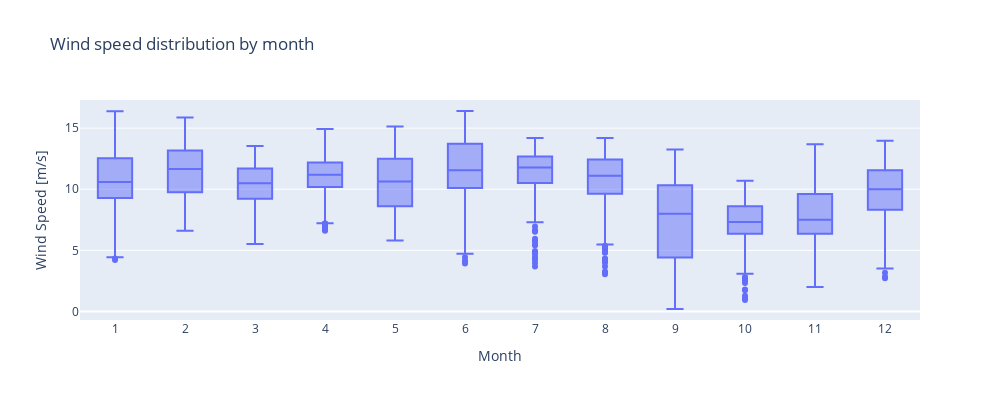

Here is the notebook cell this chart was saved with:
### Code cell
fig = px.box(data_frame= wind_speed2,
             x= 'month',
             y= 'wind_speed', 
             title= 'Wind speed distribution by month',
             labels= {'wind_speed': 'Wind Speed [m/s]',
                      'month': 'Month'})
fig.update_xaxes(tickmode= 'linear')

fig.show()

fig.write_image('imgs/wind_speed_month.png')
Image('imgs/wind_speed_month.png')

### Figure 1 — Plotly figure (JSON) as saved in the notebook; plotly's stock layout.template omitted (floating-point values rounded to 4 significant figures; data arrays with more than 128 entries replaced by an {"elided": "..."} marker saying what was removed)
{"data": [{"alignmentgroup": "True", "hovertemplate": "Month=%{x}<br>Wind Speed [m/s]=%{y}<extra></extra>", "legendgroup": "", "marker": {"color": "#636efa"}, "name": "", "notched": false, "offsetgroup": "", "orientation": "v", "showlegend": false, "type": "box", "x": {"elided": "8760 int values"}, "x0": " ", "xaxis": "x", "y": {"elided": "8760 float values"}, "y0": " ", "yaxis": "y"}], "layout": {"boxmode": "group", "height": 400, "legend": {"tracegroupgap": 0}, "title": {"text": "Wind speed distribution by month"}, "width": 1000, "xaxis": {"anchor": "y", "domain": [0, 1], "tickmode": "linear", "title": {"text": "Month"}}, "yaxis": {"anchor": "x", "domain": [0, 1], "title": {"text": "Wind Speed [m/s]"}}}}
